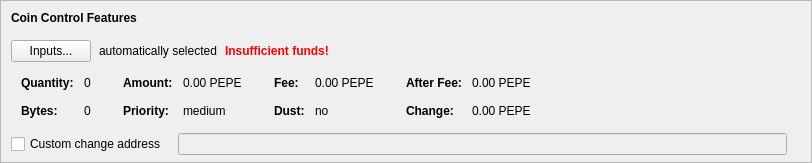
    <widget class="QFrame" name="frameCoinControl">
     <property name="sizePolicy">
      <sizepolicy hsizetype="Expanding" vsizetype="Expanding">
       <horstretch>0</horstretch>
       <verstretch>0</verstretch>
      </sizepolicy>
     </property>
     <property name="maximumSize">
      <size>
       <width>16777215</width>
       <height>16777215</height>
      </size>
     </property>
     <property name="frameShape">
      <enum>QFrame::StyledPanel</enum>
     </property>
     <property name="frameShadow">
      <enum>QFrame::Sunken</enum>
     </property>
     <layout class="QVBoxLayout" name="verticalLayoutCoinControl2">
      <property name="spacing">
       <number>0</number>
      </property>
      <property name="leftMargin">
       <number>0</number>
      </property>
      <property name="topMargin">
       <number>0</number>
      </property>
      <property name="rightMargin">
       <number>0</number>
      </property>
      <property name="bottomMargin">
       <number>6</number>
      </property>
      <item>
       <layout class="QVBoxLayout" name="verticalLayoutCoinControl" stretch="0,0,0,0,1">
        <property name="spacing">
         <number>0</number>
        </property>
        <property name="leftMargin">
         <number>10</number>
        </property>
        <property name="topMargin">
         <number>10</number>
        </property>
        <item>
         <layout class="QHBoxLayout" name="horizontalLayoutCoinControl1">
          <property name="bottomMargin">
           <number>15</number>
          </property>
          <item>
           <widget class="QLabel" name="labelCoinControlFeatures">
            <property name="sizePolicy">
             <sizepolicy hsizetype="Preferred" vsizetype="Maximum">
              <horstretch>0</horstretch>
              <verstretch>0</verstretch>
             </sizepolicy>
            </property>
            <property name="font">
             <font>
              <weight>75</weight>
              <bold>true</bold>
             </font>
            </property>
            <property name="styleSheet">
             <string notr="true">font-weight:bold;</string>
            </property>
            <property name="text">
             <string>Coin Control Features</string>
            </property>
           </widget>
          </item>
         </layout>
        </item>
        <item>
         <layout class="QHBoxLayout" name="horizontalLayoutCoinControl2" stretch="0,0,0,0">
          <property name="spacing">
           <number>8</number>
          </property>
          <property name="bottomMargin">
           <number>10</number>
          </property>
          <item>
           <widget class="QPushButton" name="pushButtonCoinControl">
            <property name="styleSheet">
             <string notr="true"/>
            </property>
            <property name="text">
             <string>Inputs...</string>
            </property>
            <property name="autoDefault">
             <bool>false</bool>
            </property>
           </widget>
          </item>
          <item>
           <widget class="QLabel" name="labelCoinControlAutomaticallySelected">
            <property name="text">
             <string>automatically selected</string>
            </property>
            <property name="margin">
             <number>5</number>
            </property>
           </widget>
          </item>
          <item>
           <widget class="QLabel" name="labelCoinControlInsuffFunds">
            <property name="font">
             <font>
              <weight>75</weight>
              <bold>true</bold>
             </font>
            </property>
            <property name="styleSheet">
             <string notr="true">color:red;font-weight:bold;</string>
            </property>
            <property name="text">
             <string>Insufficient funds!</string>
            </property>
            <property name="margin">
             <number>5</number>
            </property>
           </widget>
          </item>
          <item>
           <spacer name="horizontalSpacerCoinControl">
            <property name="orientation">
             <enum>Qt::Horizontal</enum>
            </property>
            <property name="sizeHint" stdset="0">
             <size>
              <width>40</width>
              <height>1</height>
             </size>
            </property>
           </spacer>
          </item>
         </layout>
        </item>
        <item>
         <widget class="QWidget" name="widgetCoinControl" native="true">
          <property name="sizePolicy">
           <sizepolicy hsizetype="Preferred" vsizetype="Preferred">
            <horstretch>0</horstretch>
            <verstretch>0</verstretch>
           </sizepolicy>
          </property>
          <property name="minimumSize">
           <size>
            <width>0</width>
            <height>0</height>
           </size>
          </property>
          <property name="styleSheet">
           <string notr="true"/>
          </property>
          <layout class="QHBoxLayout" name="horizontalLayoutCoinControl5">
           <property name="leftMargin">
            <number>0</number>
           </property>
           <property name="topMargin">
            <number>0</number>
           </property>
           <property name="rightMargin">
            <number>0</number>
           </property>
           <property name="bottomMargin">
            <number>0</number>
           </property>
           <item>
            <layout class="QHBoxLayout" name="horizontalLayoutCoinControl3" stretch="0,0,0,1">
             <property name="spacing">
              <number>20</number>
             </property>
             <property name="topMargin">
              <number>0</number>
             </property>
             <property name="bottomMargin">
              <number>10</number>
             </property>
             <item>
              <layout class="QFormLayout" name="formLayoutCoinControl1">
               <property name="horizontalSpacing">
                <number>10</number>
               </property>
               <property name="verticalSpacing">
                <number>14</number>
               </property>
               <property name="leftMargin">
                <number>10</number>
               </property>
               <property name="topMargin">
                <number>4</number>
               </property>
               <property name="rightMargin">
                <number>6</number>
               </property>
               <item row="0" column="0">
                <widget class="QLabel" name="labelCoinControlQuantityText">
                 <property name="font">
                  <font>
                   <weight>75</weight>
                   <bold>true</bold>
                  </font>
                 </property>
                 <property name="text">
                  <string>Quantity:</string>
                 </property>
                 <property name="margin">
                  <number>0</number>
                 </property>
                </widget>
               </item>
               <item row="0" column="1">
                <widget class="QLabel" name="labelCoinControlQuantity">
                 <property name="cursor">
                  <cursorShape>IBeamCursor</cursorShape>
                 </property>
                 <property name="contextMenuPolicy">
                  <enum>Qt::ActionsContextMenu</enum>
                 </property>
                 <property name="text">
                  <string notr="true">0</string>
                 </property>
                 <property name="margin">
                  <number>0</number>
                 </property>
                 <property name="textInteractionFlags">
                  <set>Qt::LinksAccessibleByMouse|Qt::TextSelectableByKeyboard|Qt::TextSelectableByMouse</set>
                 </property>
                </widget>
               </item>
               <item row="1" column="0">
                <widget class="QLabel" name="labelCoinControlBytesText">
                 <property name="font">
                  <font>
                   <weight>75</weight>
                   <bold>true</bold>
                  </font>
                 </property>
                 <property name="text">
                  <string>Bytes:</string>
                 </property>
                </widget>
               </item>
               <item row="1" column="1">
                <widget class="QLabel" name="labelCoinControlBytes">
                 <property name="cursor">
                  <cursorShape>IBeamCursor</cursorShape>
                 </property>
                 <property name="contextMenuPolicy">
                  <enum>Qt::ActionsContextMenu</enum>
                 </property>
                 <property name="text">
                  <string notr="true">0</string>
                 </property>
                 <property name="textInteractionFlags">
                  <set>Qt::LinksAccessibleByMouse|Qt::TextSelectableByKeyboard|Qt::TextSelectableByMouse</set>
                 </property>
                </widget>
               </item>
              </layout>
             </item>
             <item>
              <layout class="QFormLayout" name="formLayoutCoinControl2">
               <property name="horizontalSpacing">
                <number>10</number>
               </property>
               <property name="verticalSpacing">
                <number>14</number>
               </property>
               <property name="leftMargin">
                <number>6</number>
               </property>
               <property name="topMargin">
                <number>4</number>
               </property>
               <property name="rightMargin">
                <number>6</number>
               </property>
               <item row="0" column="0">
                <widget class="QLabel" name="labelCoinControlAmountText">
                 <property name="font">
                  <font>
                   <weight>75</weight>
                   <bold>true</bold>
                  </font>
                 </property>
                 <property name="text">
                  <string>Amount:</string>
                 </property>
                 <property name="margin">
                  <number>0</number>
                 </property>
                </widget>
               </item>
               <item row="0" column="1">
                <widget class="QLabel" name="labelCoinControlAmount">
                 <property name="cursor">
                  <cursorShape>IBeamCursor</cursorShape>
                 </property>
                 <property name="contextMenuPolicy">
                  <enum>Qt::ActionsContextMenu</enum>
                 </property>
                 <property name="text">
                  <string notr="true">0.00 PEPE</string>
                 </property>
                 <property name="textInteractionFlags">
                  <set>Qt::LinksAccessibleByMouse|Qt::TextSelectableByKeyboard|Qt::TextSelectableByMouse</set>
                 </property>
                </widget>
               </item>
               <item row="1" column="0">
                <widget class="QLabel" name="labelCoinControlPriorityText">
                 <property name="font">
                  <font>
                   <weight>75</weight>
                   <bold>true</bold>
                  </font>
                 </property>
                 <property name="text">
                  <string>Priority:</string>
                 </property>
                </widget>
               </item>
               <item row="1" column="1">
                <widget class="QLabel" name="labelCoinControlPriority">
                 <property name="cursor">
                  <cursorShape>IBeamCursor</cursorShape>
                 </property>
                 <property name="contextMenuPolicy">
                  <enum>Qt::ActionsContextMenu</enum>
                 </property>
                 <property name="text">
                  <string notr="true">medium</string>
                 </property>
                 <property name="textInteractionFlags">
                  <set>Qt::LinksAccessibleByMouse|Qt::TextSelectableByKeyboard|Qt::TextSelectableByMouse</set>
                 </property>
                </widget>
               </item>
              </layout>
             </item>
             <item>
              <layout class="QFormLayout" name="formLayoutCoinControl3">
               <property name="horizontalSpacing">
                <number>10</number>
               </property>
               <property name="verticalSpacing">
                <number>14</number>
               </property>
               <property name="leftMargin">
                <number>6</number>
               </property>
               <property name="topMargin">
                <number>4</number>
               </property>
               <property name="rightMargin">
                <number>6</number>
               </property>
               <item row="0" column="0">
                <widget class="QLabel" name="labelCoinControlFeeText">
                 <property name="font">
                  <font>
                   <weight>75</weight>
                   <bold>true</bold>
                  </font>
                 </property>
                 <property name="text">
                  <string>Fee:</string>
                 </property>
                 <property name="margin">
                  <number>0</number>
                 </property>
                </widget>
               </item>
               <item row="0" column="1">
                <widget class="QLabel" name="labelCoinControlFee">
                 <property name="cursor">
                  <cursorShape>IBeamCursor</cursorShape>
                 </property>
                 <property name="contextMenuPolicy">
                  <enum>Qt::ActionsContextMenu</enum>
                 </property>
                 <property name="text">
                  <string notr="true">0.00 PEPE</string>
                 </property>
                 <property name="textInteractionFlags">
                  <set>Qt::LinksAccessibleByMouse|Qt::TextSelectableByKeyboard|Qt::TextSelectableByMouse</set>
                 </property>
                </widget>
               </item>
               <item row="1" column="0">
                <widget class="QLabel" name="labelCoinControlLowOutputText">
                 <property name="font">
                  <font>
                   <weight>75</weight>
                   <bold>true</bold>
                  </font>
                 </property>
                 <property name="text">
                  <string>Dust:</string>
                 </property>
                </widget>
               </item>
               <item row="1" column="1">
                <widget class="QLabel" name="labelCoinControlLowOutput">
                 <property name="cursor">
                  <cursorShape>IBeamCursor</cursorShape>
                 </property>
                 <property name="contextMenuPolicy">
                  <enum>Qt::ActionsContextMenu</enum>
                 </property>
                 <property name="text">
                  <string notr="true">no</string>
                 </property>
                 <property name="textInteractionFlags">
                  <set>Qt::LinksAccessibleByMouse|Qt::TextSelectableByKeyboard|Qt::TextSelectableByMouse</set>
                 </property>
                </widget>
               </item>
              </layout>
             </item>
             <item>
              <layout class="QFormLayout" name="formLayoutCoinControl4">
               <property name="horizontalSpacing">
                <number>10</number>
               </property>
               <property name="verticalSpacing">
                <number>14</number>
               </property>
               <property name="leftMargin">
                <number>6</number>
               </property>
               <property name="topMargin">
                <number>4</number>
               </property>
               <property name="rightMargin">
                <number>6</number>
               </property>
               <item row="0" column="0">
                <widget class="QLabel" name="labelCoinControlAfterFeeText">
                 <property name="font">
                  <font>
                   <weight>75</weight>
                   <bold>true</bold>
                  </font>
                 </property>
                 <property name="text">
                  <string>After Fee:</string>
                 </property>
                 <property name="margin">
                  <number>0</number>
                 </property>
                </widget>
               </item>
               <item row="0" column="1">
                <widget class="QLabel" name="labelCoinControlAfterFee">
                 <property name="cursor">
                  <cursorShape>IBeamCursor</cursorShape>
                 </property>
                 <property name="contextMenuPolicy">
                  <enum>Qt::ActionsContextMenu</enum>
                 </property>
                 <property name="text">
                  <string notr="true">0.00 PEPE</string>
                 </property>
                 <property name="textInteractionFlags">
                  <set>Qt::LinksAccessibleByMouse|Qt::TextSelectableByKeyboard|Qt::TextSelectableByMouse</set>
                 </property>
                </widget>
               </item>
               <item row="1" column="0">
                <widget class="QLabel" name="labelCoinControlChangeText">
                 <property name="font">
                  <font>
                   <weight>75</weight>
                   <bold>true</bold>
                  </font>
                 </property>
                 <property name="text">
                  <string>Change:</string>
                 </property>
                </widget>
               </item>
               <item row="1" column="1">
                <widget class="QLabel" name="labelCoinControlChange">
                 <property name="cursor">
                  <cursorShape>IBeamCursor</cursorShape>
                 </property>
                 <property name="contextMenuPolicy">
                  <enum>Qt::ActionsContextMenu</enum>
                 </property>
                 <property name="text">
                  <string notr="true">0.00 PEPE</string>
                 </property>
                 <property name="textInteractionFlags">
                  <set>Qt::LinksAccessibleByMouse|Qt::TextSelectableByKeyboard|Qt::TextSelectableByMouse</set>
                 </property>
                </widget>
               </item>
              </layout>
             </item>
            </layout>
           </item>
          </layout>
         </widget>
        </item>
        <item>
         <layout class="QHBoxLayout" name="horizontalLayoutCoinControl4" stretch="0,0,0">
          <property name="spacing">
           <number>12</number>
          </property>
          <property name="sizeConstraint">
           <enum>QLayout::SetDefaultConstraint</enum>
          </property>
          <property name="topMargin">
           <number>5</number>
          </property>
          <property name="rightMargin">
           <number>5</number>
          </property>
          <item>
           <widget class="QCheckBox" name="checkBoxCoinControlChange">
            <property name="toolTip">
             <string>If this is activated, but the change address is empty or invalid, change will be sent to a newly generated address.</string>
            </property>
            <property name="text">
             <string>Custom change address</string>
            </property>
           </widget>
          </item>
          <item>
           <widget class="QValidatedLineEdit" name="lineEditCoinControlChange">
            <property name="enabled">
             <bool>false</bool>
            </property>
            <property name="sizePolicy">
             <sizepolicy hsizetype="Expanding" vsizetype="Fixed">
              <horstretch>0</horstretch>
              <verstretch>0</verstretch>
             </sizepolicy>
            </property>
           </widget>
          </item>
          <item>
           <widget class="QLabel" name="labelCoinControlChangeLabel">
            <property name="sizePolicy">
             <sizepolicy hsizetype="Preferred" vsizetype="Expanding">
              <horstretch>0</horstretch>
              <verstretch>0</verstretch>
             </sizepolicy>
            </property>
            <property name="minimumSize">
             <size>
              <width>0</width>
              <height>0</height>
             </size>
            </property>
            <property name="text">
             <string/>
            </property>
            <property name="margin">
             <number>3</number>
            </property>
           </widget>
          </item>
         </layout>
        </item>
        <item>
         <spacer name="verticalSpacerCoinControl">
          <property name="orientation">
           <enum>Qt::Vertical</enum>
          </property>
          <property name="sizeHint" stdset="0">
           <size>
            <width>800</width>
            <height>1</height>
           </size>
          </property>
         </spacer>
        </item>
       </layout>
      </item>
     </layout>
    </widget>
